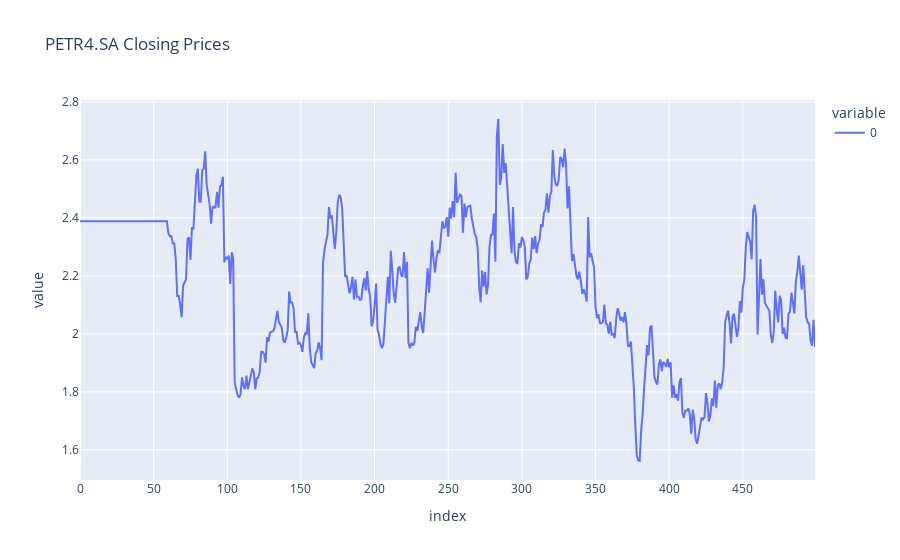

The notebook cell saved with this chart:
### Code cell
px.line(vol_ent, title=f"{ticker} Closing Prices").show(fig_type="png")

### Figure 1 — Plotly figure (JSON) as saved in the notebook; plotly's stock layout.template omitted (floating-point values rounded to 4 significant figures; data arrays with more than 128 entries replaced by an {"elided": "..."} marker saying what was removed)
{"data": [{"hovertemplate": "variable=0<br>index=%{x}<br>value=%{y}<extra></extra>", "legendgroup": "0", "line": {"color": "#636efa", "dash": "solid"}, "marker": {"symbol": "circle"}, "mode": "lines", "name": "0", "orientation": "v", "showlegend": true, "type": "scatter", "x": {"elided": "500 int values"}, "xaxis": "x", "y": {"elided": "500 float values"}, "yaxis": "y"}], "layout": {"legend": {"title": {"text": "variable"}, "tracegroupgap": 0}, "title": {"text": "PETR4.SA Closing Prices"}, "xaxis": {"anchor": "y", "domain": [0, 1], "title": {"text": "index"}}, "yaxis": {"anchor": "x", "domain": [0, 1], "title": {"text": "value"}}}}
